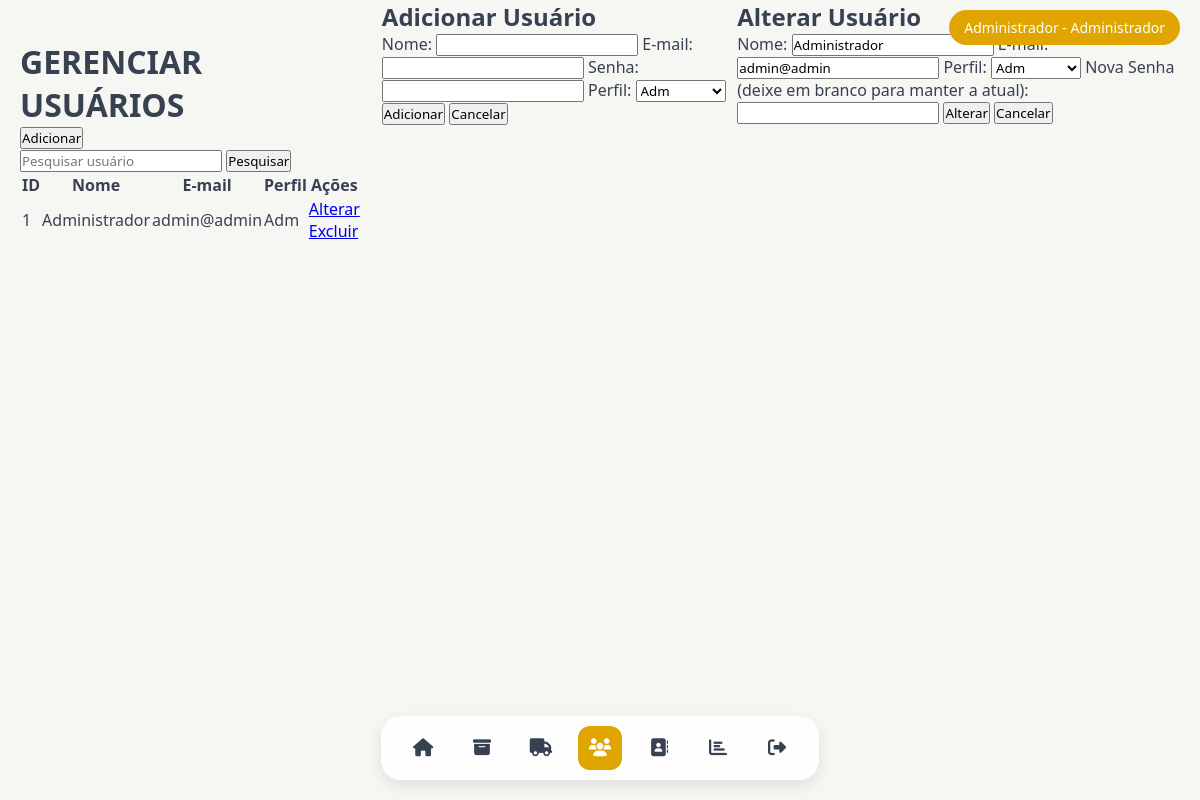
The page /TELAS/TELA_GERENCIAR_USUARIOS.php?editar=1 (signed in) on the database as committed earlier.
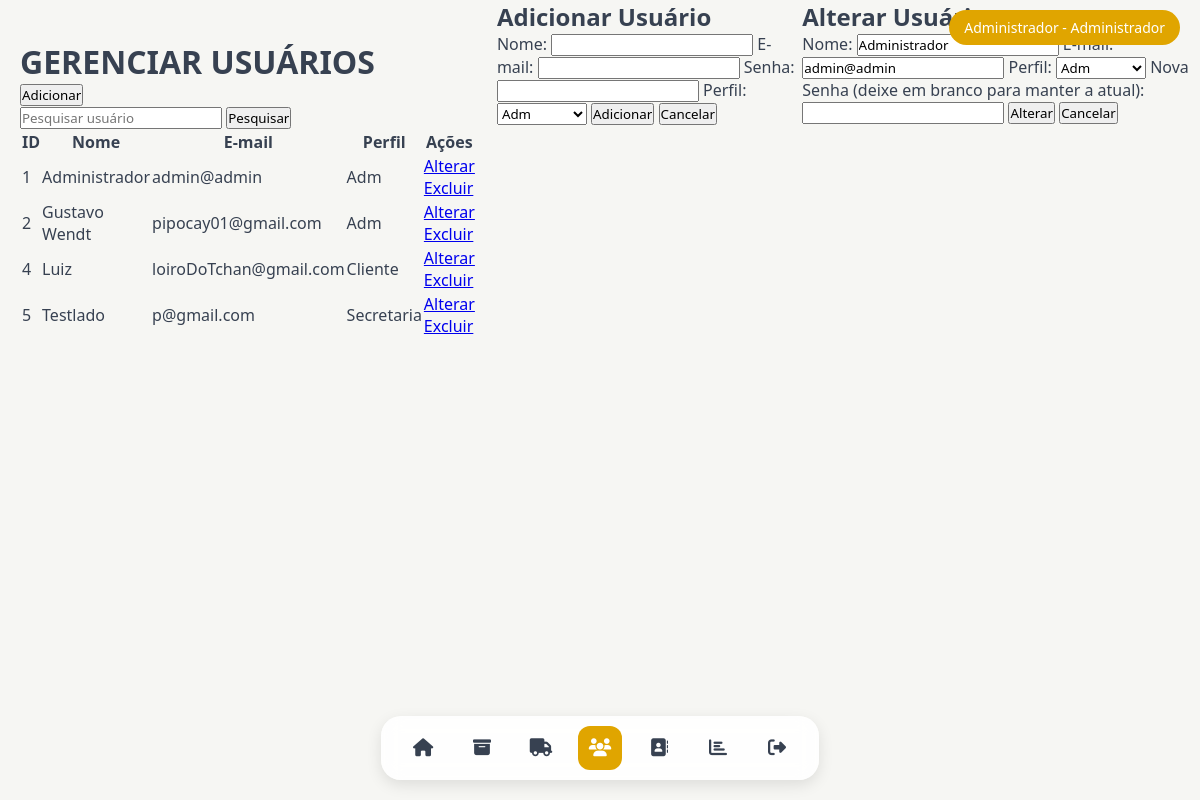
The same page on the database as committed later.
### tables this page shows
CREATE TABLE `usuario` (
  `id_usuario` int(11) NOT NULL,
  `nome` varchar(100) NOT NULL,
  `senha` varchar(255) NOT NULL,
  `email` varchar(100) NOT NULL,
  `id_perfil` int(11) DEFAULT NULL,
  `senha_temporaria` tinyint(1) DEFAULT 0
);

CREATE TABLE `perfil` (
  `id_perfil` int(11) NOT NULL,
  `nome_perfil` varchar(50) NOT NULL
);

### TELAS/TELA_GERENCIAR_USUARIOS.php (the view, shortened to what the changed rows need)
<?php
include('../conexao.php');
function buscarUsuarios($pdo, $nome = null) {
    $sql = "SELECT u.id_usuario, u.nome, u.email, u.id_perfil, p.nome_perfil
            FROM usuario u
            LEFT JOIN perfil p ON u.id_perfil = p.id_perfil";
    $stmt = $pdo->prepare($sql);
    $stmt->execute();
    return $stmt->fetchAll(PDO::FETCH_ASSOC);
}
$usuarios = isset($_POST['busca']) ? buscarUsuarios($pdo, $_POST['busca']) : buscarUsuarios($pdo);
$sql_perfis = "SELECT * FROM perfil ORDER BY nome_perfil";
$stmt_perfis = $pdo->query($sql_perfis);
$perfis = $stmt_perfis->fetchAll(PDO::FETCH_ASSOC);
$usuario_edicao = null;
if (isset($_GET['editar'])) {
    $id_usuario = $_GET['editar'];
    $sql = "SELECT * FROM usuario WHERE id_usuario = :id_usuario";
    $stmt = $pdo->prepare($sql);
    $stmt->bindParam(':id_usuario', $id_usuario, PDO::PARAM_INT);
    $stmt->execute();
    $usuario_edicao = $stmt->fetch(PDO::FETCH_ASSOC);
}
?>
<!DOCTYPE html>
<html lang="pt-br">
<head>
    <link rel="stylesheet" href="../ESTILOS/ESTILO_GERAL.css">
    <link rel="stylesheet" href="../ESTILOS/ESTILO_GERENCIAR_USUARIOS.css">
</head>
<body>
    <?php include("MENU.php"); ?>
    <main>
        <h1>GERENCIAR USUÁRIOS</h1>
        <div class="tabela_usu">
            <?php if (!empty($usuarios)): ?>
                <table class="table">
                    <thead>
                        <tr>
                            <th>ID</th>
                            <th>Nome</th>
                            <th>E-mail</th>
                            <th>Perfil</th>
                            <th>Ações</th>
                        </tr>
                    </thead>
                    <tbody>
                        <?php foreach ($usuarios as $usuario): ?>
                            <tr>
                                <td><?= htmlspecialchars($usuario['id_usuario']) ?></td>
                                <td><?= htmlspecialchars($usuario['nome']) ?></td>
                                <td><?= htmlspecialchars($usuario['email']) ?></td>
                                <td><?= htmlspecialchars($usuario['nome_perfil']) ?></td>
                                <td>
                                    <a href="TELA_GERENCIAR_USUARIOS.php?editar=<?= htmlspecialchars($usuario['id_usuario']) ?>">Alterar</a>
                                    <a href="TELA_GERENCIAR_USUARIOS.php?excluir=<?= htmlspecialchars($usuario['id_usuario']) ?>"
                                       class="excluir"
                                       onclick="return confirm('Tem certeza que deseja excluir este usuário?')">Excluir</a>
                                </td>
                            </tr>
                        <?php endforeach; ?>
                    </tbody>
                </table>
            <?php else: ?>
                <p>Nenhum usuário encontrado</p>
            <?php endif; ?>
        </div>
    </main>
    <div id="modalAdicionar" class="modal">
        <div class="modal-content">
            <h2>Adicionar Usuário</h2>
        </div>
    </div>
    <?php if ($usuario_edicao): ?>
    <div id="modalAlterar" class="modal" style="display: flex;">
        <div class="modal-content">
            <h2>Alterar Usuário</h2>
            <form method="POST" action="TELA_GERENCIAR_USUARIOS.php">
                <label for="nome_editar">Nome:</label>
                <input type="text" name="nome" id="nome_editar" value="<?= htmlspecialchars($usuario_edicao['nome']) ?>" required onkeypress ="mascara(this, nomeM)">
                <label for="email_editar">E-mail:</label>
                <input type="email" name="email" id="email_editar" value="<?= htmlspecialchars($usuario_edicao['email']) ?>" required>
                <label for="perfil_editar">Perfil:</label>
                <select name="perfil" id="perfil_editar" required>
                    <?php foreach ($perfis as $perfil): ?>
                        <option value="<?= $perfil['id_perfil'] ?>"
                            <?= $perfil['id_perfil'] == $usuario_edicao['id_perfil'] ? 'selected' : '' ?>>
                            <?= htmlspecialchars($perfil['nome_perfil']) ?>
                        </option>
                    <?php endforeach; ?>
                </select>
                <label for="nova_senha">Nova Senha (deixe em branco para manter a atual):</label>
                <input type="password" name="nova_senha" id="nova_senha">
                <button type="submit" name="alterar_usuario" class="btn_acao">Alterar</button>
                <button type="button" class="btn_acao btn_cancelar" onclick="fecharModal('modalAlterar')">Cancelar</button>
            </form>
        </div>
    </div>
    <?php endif; ?>
</body>
</html>

Rows that differ between the two databases and show on the page:
added usuario: id_usuario "2", nome "Gustavo Wendt", email "pipocay01@gmail.com", id_perfil.nome_perfil "Adm"
added usuario: id_usuario "4", nome "Luiz", email "loiroDoTchan@gmail.com", id_perfil.nome_perfil "Cliente"
added usuario: id_usuario "5", nome "Testlado", email "p@gmail.com", id_perfil.nome_perfil "Secretaria"
